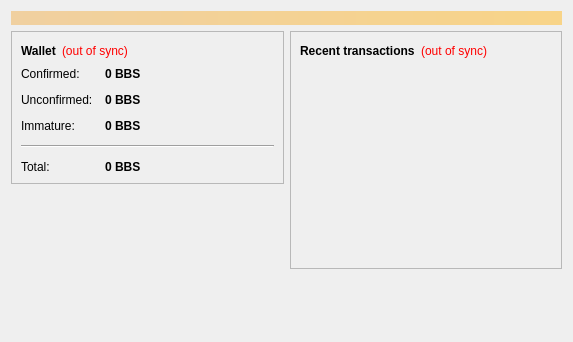
<?xml version="1.0" encoding="UTF-8"?>
<ui version="4.0">
 <class>OverviewPage</class>
 <widget class="QWidget" name="OverviewPage">
  <property name="geometry">
   <rect>
    <x>0</x>
    <y>0</y>
    <width>573</width>
    <height>342</height>
   </rect>
  </property>
  <property name="windowTitle">
   <string>Form</string>
  </property>
  <layout class="QVBoxLayout" name="topLayout">
   <item>
    <widget class="QLabel" name="labelAlerts">
     <property name="visible">
      <bool>false</bool>
     </property>
     <property name="styleSheet">
      <string notr="true">background-color: qlineargradient(x1: 0, y1: 0, x2: 1, y2: 0, stop:0 #F0D0A0, stop:1 #F8D488); color:#000000;</string>
     </property>
     <property name="wordWrap">
      <bool>true</bool>
     </property>
     <property name="margin">
      <number>3</number>
     </property>
    </widget>
   </item>
   <item>
    <layout class="QHBoxLayout" name="horizontalLayout" stretch="1,1">
     <item>
      <layout class="QVBoxLayout" name="verticalLayout_2">
       <item>
        <widget class="QFrame" name="frame">
         <property name="frameShape">
          <enum>QFrame::StyledPanel</enum>
         </property>
         <property name="frameShadow">
          <enum>QFrame::Raised</enum>
         </property>
         <layout class="QVBoxLayout" name="verticalLayout_4">
          <item>
           <layout class="QHBoxLayout" name="horizontalLayout_4">
            <item>
             <widget class="QLabel" name="label_5">
              <property name="font">
               <font>
                <weight>75</weight>
                <bold>true</bold>
               </font>
              </property>
              <property name="text">
               <string>Wallet</string>
              </property>
             </widget>
            </item>
            <item>
             <widget class="QLabel" name="labelWalletStatus">
              <property name="toolTip">
               <string>The displayed information may be out of date. Your wallet automatically synchronizes with the Bitbucks network after a connection is established, but this process has not completed yet.</string>
              </property>
              <property name="styleSheet">
               <string notr="true">QLabel { color: red; }</string>
              </property>
              <property name="text">
               <string notr="true">(out of sync)</string>
              </property>
              <property name="alignment">
               <set>Qt::AlignLeading|Qt::AlignLeft|Qt::AlignVCenter</set>
              </property>
             </widget>
            </item>
            <item>
             <spacer name="horizontalSpacer_2">
              <property name="orientation">
               <enum>Qt::Horizontal</enum>
              </property>
              <property name="sizeHint" stdset="0">
               <size>
                <width>40</width>
                <height>20</height>
               </size>
              </property>
             </spacer>
            </item>
           </layout>
          </item>
          <item>
           <layout class="QFormLayout" name="formLayout_2">
            <property name="fieldGrowthPolicy">
             <enum>QFormLayout::AllNonFixedFieldsGrow</enum>
            </property>
            <property name="horizontalSpacing">
             <number>12</number>
            </property>
            <property name="verticalSpacing">
             <number>12</number>
            </property>
            <item row="0" column="0">
             <widget class="QLabel" name="label">
              <property name="text">
               <string>Confirmed:</string>
              </property>
             </widget>
            </item>
            <item row="0" column="1">
             <widget class="QLabel" name="labelBalance">
              <property name="font">
               <font>
                <weight>75</weight>
                <bold>true</bold>
               </font>
              </property>
              <property name="cursor">
               <cursorShape>IBeamCursor</cursorShape>
              </property>
              <property name="toolTip">
               <string>Your current spendable balance</string>
              </property>
              <property name="text">
               <string notr="true">0 BBS</string>
              </property>
              <property name="textInteractionFlags">
               <set>Qt::LinksAccessibleByMouse|Qt::TextSelectableByKeyboard|Qt::TextSelectableByMouse</set>
              </property>
             </widget>
            </item>
            <item row="1" column="0">
             <widget class="QLabel" name="label_3">
              <property name="text">
               <string>Unconfirmed:</string>
              </property>
             </widget>
            </item>
            <item row="1" column="1">
             <widget class="QLabel" name="labelUnconfirmed">
              <property name="font">
               <font>
                <weight>75</weight>
                <bold>true</bold>
               </font>
              </property>
              <property name="cursor">
               <cursorShape>IBeamCursor</cursorShape>
              </property>
              <property name="toolTip">
               <string>Total of transactions that have yet to be confirmed, and do not yet count toward the spendable balance</string>
              </property>
              <property name="text">
               <string notr="true">0 BBS</string>
              </property>
              <property name="textInteractionFlags">
               <set>Qt::LinksAccessibleByMouse|Qt::TextSelectableByKeyboard|Qt::TextSelectableByMouse</set>
              </property>
             </widget>
            </item>
            <item row="2" column="0">
             <widget class="QLabel" name="labelImmatureText">
              <property name="text">
               <string>Immature:</string>
              </property>
             </widget>
            </item>
            <item row="2" column="1">
             <widget class="QLabel" name="labelImmature">
              <property name="font">
               <font>
                <weight>75</weight>
                <bold>true</bold>
               </font>
              </property>
              <property name="toolTip">
               <string>Mined balance that has not yet matured</string>
              </property>
              <property name="text">
               <string notr="true">0 BBS</string>
              </property>
              <property name="textInteractionFlags">
               <set>Qt::LinksAccessibleByMouse|Qt::TextSelectableByKeyboard|Qt::TextSelectableByMouse</set>
              </property>
             </widget>
            </item>
            <item row="4" column="0">
             <widget class="QLabel" name="labelTotalText">
              <property name="text">
               <string>Total:</string>
              </property>
             </widget>
            </item>
            <item row="4" column="1">
             <widget class="QLabel" name="labelTotal">
              <property name="font">
               <font>
                <weight>75</weight>
                <bold>true</bold>
               </font>
              </property>
              <property name="cursor">
               <cursorShape>IBeamCursor</cursorShape>
              </property>
              <property name="toolTip">
               <string>Your current total balance</string>
              </property>
              <property name="text">
               <string notr="true">0 BBS</string>
              </property>
              <property name="textInteractionFlags">
               <set>Qt::LinksAccessibleByMouse|Qt::TextSelectableByKeyboard|Qt::TextSelectableByMouse</set>
              </property>
             </widget>
            </item>
            <item row="3" column="0" colspan="2">
             <widget class="Line" name="line">
              <property name="orientation">
               <enum>Qt::Horizontal</enum>
              </property>
             </widget>
            </item>
           </layout>
          </item>
         </layout>
        </widget>
       </item>
       <item>
        <spacer name="verticalSpacer">
         <property name="orientation">
          <enum>Qt::Vertical</enum>
         </property>
         <property name="sizeHint" stdset="0">
          <size>
           <width>20</width>
           <height>40</height>
          </size>
         </property>
        </spacer>
       </item>
      </layout>
     </item>
     <item>
      <layout class="QVBoxLayout" name="verticalLayout_3">
       <item>
        <widget class="QFrame" name="frame_2">
         <property name="frameShape">
          <enum>QFrame::StyledPanel</enum>
         </property>
         <property name="frameShadow">
          <enum>QFrame::Raised</enum>
         </property>
         <layout class="QVBoxLayout" name="verticalLayout">
          <item>
           <layout class="QHBoxLayout" name="horizontalLayout_2">
            <item>
             <widget class="QLabel" name="label_4">
              <property name="text">
               <string>&lt;b&gt;Recent transactions&lt;/b&gt;</string>
              </property>
             </widget>
            </item>
            <item>
             <widget class="QLabel" name="labelTransactionsStatus">
              <property name="toolTip">
               <string>The displayed information may be out of date. Your wallet automatically synchronizes with the Bitbucks network after a connection is established, but this process has not completed yet.</string>
              </property>
              <property name="styleSheet">
               <string notr="true">QLabel { color: red; }</string>
              </property>
              <property name="text">
               <string notr="true">(out of sync)</string>
              </property>
              <property name="alignment">
               <set>Qt::AlignRight|Qt::AlignTrailing|Qt::AlignVCenter</set>
              </property>
             </widget>
            </item>
            <item>
             <spacer name="horizontalSpacer">
              <property name="orientation">
               <enum>Qt::Horizontal</enum>
              </property>
              <property name="sizeHint" stdset="0">
               <size>
                <width>40</width>
                <height>20</height>
               </size>
              </property>
             </spacer>
            </item>
           </layout>
          </item>
          <item>
           <widget class="QListView" name="listTransactions">
            <property name="styleSheet">
             <string notr="true">QListView { background: transparent; }</string>
            </property>
            <property name="frameShape">
             <enum>QFrame::NoFrame</enum>
            </property>
            <property name="verticalScrollBarPolicy">
             <enum>Qt::ScrollBarAlwaysOff</enum>
            </property>
            <property name="horizontalScrollBarPolicy">
             <enum>Qt::ScrollBarAlwaysOff</enum>
            </property>
            <property name="selectionMode">
             <enum>QAbstractItemView::NoSelection</enum>
            </property>
           </widget>
          </item>
         </layout>
        </widget>
       </item>
       <item>
        <spacer name="verticalSpacer_2">
         <property name="orientation">
          <enum>Qt::Vertical</enum>
         </property>
         <property name="sizeHint" stdset="0">
          <size>
           <width>20</width>
           <height>40</height>
          </size>
         </property>
        </spacer>
       </item>
      </layout>
     </item>
    </layout>
   </item>
  </layout>
 </widget>
 <resources/>
 <connections/>
</ui>
